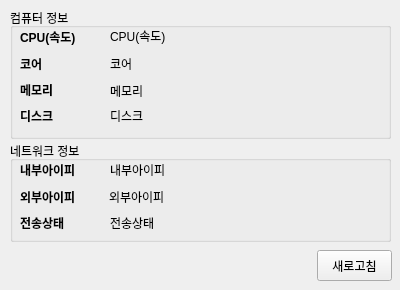
<?xml version="1.0" encoding="UTF-8"?>
<ui version="4.0">
 <class>Form</class>
 <widget class="QWidget" name="Form">
  <property name="geometry">
   <rect>
    <x>0</x>
    <y>0</y>
    <width>400</width>
    <height>290</height>
   </rect>
  </property>
  <property name="minimumSize">
   <size>
    <width>400</width>
    <height>290</height>
   </size>
  </property>
  <property name="maximumSize">
   <size>
    <width>400</width>
    <height>290</height>
   </size>
  </property>
  <property name="windowTitle">
   <string>내 컴퓨터 정보</string>
  </property>
  <widget class="QGroupBox" name="groupBox">
   <property name="geometry">
    <rect>
     <x>10</x>
     <y>8</y>
     <width>381</width>
     <height>131</height>
    </rect>
   </property>
   <property name="title">
    <string>컴퓨터 정보</string>
   </property>
   <widget class="QLabel" name="lblCore">
    <property name="geometry">
     <rect>
      <x>100</x>
      <y>46</y>
      <width>271</width>
      <height>20</height>
     </rect>
    </property>
    <property name="text">
     <string>코어</string>
    </property>
   </widget>
   <widget class="QLabel" name="label">
    <property name="geometry">
     <rect>
      <x>10</x>
      <y>21</y>
      <width>71</width>
      <height>16</height>
     </rect>
    </property>
    <property name="styleSheet">
     <string notr="true">font-weight: bold;</string>
    </property>
    <property name="text">
     <string>CPU(속도)</string>
    </property>
   </widget>
   <widget class="QLabel" name="lblMemory">
    <property name="geometry">
     <rect>
      <x>100</x>
      <y>73</y>
      <width>271</width>
      <height>20</height>
     </rect>
    </property>
    <property name="text">
     <string>메모리</string>
    </property>
   </widget>
   <widget class="QLabel" name="label_2">
    <property name="geometry">
     <rect>
      <x>10</x>
      <y>48</y>
      <width>51</width>
      <height>16</height>
     </rect>
    </property>
    <property name="styleSheet">
     <string notr="true">font-weight: bold;</string>
    </property>
    <property name="text">
     <string>코어</string>
    </property>
   </widget>
   <widget class="QLabel" name="label_4">
    <property name="geometry">
     <rect>
      <x>10</x>
      <y>100</y>
      <width>61</width>
      <height>16</height>
     </rect>
    </property>
    <property name="styleSheet">
     <string notr="true">font-weight: bold;</string>
    </property>
    <property name="text">
     <string>디스크</string>
    </property>
   </widget>
   <widget class="QLabel" name="lblCPU">
    <property name="geometry">
     <rect>
      <x>100</x>
      <y>20</y>
      <width>241</width>
      <height>16</height>
     </rect>
    </property>
    <property name="text">
     <string>CPU(속도)</string>
    </property>
   </widget>
   <widget class="QLabel" name="label_3">
    <property name="geometry">
     <rect>
      <x>10</x>
      <y>74</y>
      <width>71</width>
      <height>16</height>
     </rect>
    </property>
    <property name="styleSheet">
     <string notr="true">font-weight: bold;</string>
    </property>
    <property name="text">
     <string>메모리</string>
    </property>
   </widget>
   <widget class="QLabel" name="lblDisk">
    <property name="geometry">
     <rect>
      <x>100</x>
      <y>98</y>
      <width>271</width>
      <height>20</height>
     </rect>
    </property>
    <property name="text">
     <string>디스크</string>
    </property>
   </widget>
  </widget>
  <widget class="QGroupBox" name="groupBox_2">
   <property name="geometry">
    <rect>
     <x>10</x>
     <y>141</y>
     <width>381</width>
     <height>101</height>
    </rect>
   </property>
   <property name="title">
    <string>네트워크 정보</string>
   </property>
   <widget class="QLabel" name="lblExtraNet">
    <property name="geometry">
     <rect>
      <x>99</x>
      <y>46</y>
      <width>271</width>
      <height>20</height>
     </rect>
    </property>
    <property name="text">
     <string>외부아이피</string>
    </property>
   </widget>
   <widget class="QLabel" name="label_5">
    <property name="geometry">
     <rect>
      <x>10</x>
      <y>21</y>
      <width>71</width>
      <height>16</height>
     </rect>
    </property>
    <property name="styleSheet">
     <string notr="true">font-weight: bold;</string>
    </property>
    <property name="frameShape">
     <enum>QFrame::NoFrame</enum>
    </property>
    <property name="text">
     <string>내부아이피</string>
    </property>
   </widget>
   <widget class="QLabel" name="lblNetStat">
    <property name="geometry">
     <rect>
      <x>100</x>
      <y>72</y>
      <width>261</width>
      <height>20</height>
     </rect>
    </property>
    <property name="text">
     <string>전송상태</string>
    </property>
   </widget>
   <widget class="QLabel" name="label_6">
    <property name="geometry">
     <rect>
      <x>10</x>
      <y>48</y>
      <width>81</width>
      <height>16</height>
     </rect>
    </property>
    <property name="styleSheet">
     <string notr="true">font-weight: bold;</string>
    </property>
    <property name="text">
     <string>외부아이피</string>
    </property>
   </widget>
   <widget class="QLabel" name="lblInnerNet">
    <property name="geometry">
     <rect>
      <x>100</x>
      <y>19</y>
      <width>261</width>
      <height>20</height>
     </rect>
    </property>
    <property name="text">
     <string>내부아이피</string>
    </property>
   </widget>
   <widget class="QLabel" name="label_8">
    <property name="geometry">
     <rect>
      <x>10</x>
      <y>74</y>
      <width>71</width>
      <height>16</height>
     </rect>
    </property>
    <property name="styleSheet">
     <string notr="true">font-weight: bold;</string>
    </property>
    <property name="text">
     <string>전송상태</string>
    </property>
   </widget>
  </widget>
  <widget class="QPushButton" name="btnRefresh">
   <property name="geometry">
    <rect>
     <x>317</x>
     <y>250</y>
     <width>75</width>
     <height>31</height>
    </rect>
   </property>
   <property name="text">
    <string>새로고침</string>
   </property>
  </widget>
 </widget>
 <resources/>
 <connections/>
</ui>
